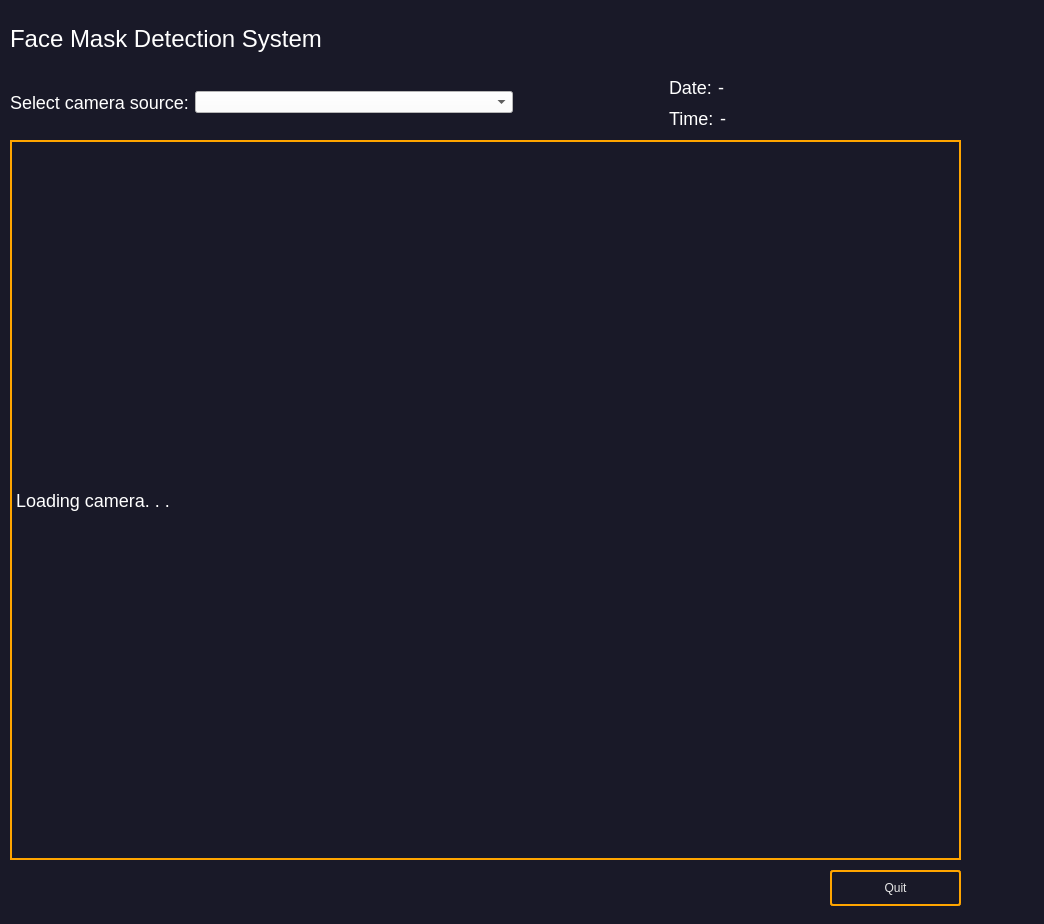
<?xml version="1.0" encoding="UTF-8"?>
<ui version="4.0">
 <class>Form</class>
 <widget class="QWidget" name="Form">
  <property name="geometry">
   <rect>
    <x>0</x>
    <y>0</y>
    <width>1044</width>
    <height>924</height>
   </rect>
  </property>
  <property name="windowTitle">
   <string>Form</string>
  </property>
  <property name="styleSheet">
   <string notr="true">background-color: rgb(25,25, 40);</string>
  </property>
  <widget class="QLabel" name="cameraLabel">
   <property name="geometry">
    <rect>
     <x>10</x>
     <y>140</y>
     <width>951</width>
     <height>720</height>
    </rect>
   </property>
   <property name="styleSheet">
    <string notr="true">color: white;
font-size:18px;
border: 2px solid orange;</string>
   </property>
   <property name="text">
    <string>Loading camera. . .</string>
   </property>
  </widget>
  <widget class="QPushButton" name="quitButton">
   <property name="geometry">
    <rect>
     <x>830</x>
     <y>870</y>
     <width>131</width>
     <height>36</height>
    </rect>
   </property>
   <property name="cursor">
    <cursorShape>PointingHandCursor</cursorShape>
   </property>
   <property name="styleSheet">
    <string notr="true">color: rgb(231, 231, 231);
font: 18px &quot;Verdana&quot;;
border: 2px solid orange;
padding: 5px;
border-radius: 3px;
opacity: 200;</string>
   </property>
   <property name="text">
    <string>Quit</string>
   </property>
  </widget>
  <widget class="QWidget" name="layoutWidget">
   <property name="geometry">
    <rect>
     <x>10</x>
     <y>10</y>
     <width>1161</width>
     <height>121</height>
    </rect>
   </property>
   <layout class="QVBoxLayout" name="verticalLayout_2">
    <item>
     <widget class="QLabel" name="label_2">
      <property name="styleSheet">
       <string notr="true">color: white;
font-size:24px;</string>
      </property>
      <property name="text">
       <string>Face Mask Detection System</string>
      </property>
     </widget>
    </item>
    <item>
     <layout class="QHBoxLayout" name="horizontalLayout_4">
      <item>
       <layout class="QHBoxLayout" name="horizontalLayout">
        <item>
         <widget class="QLabel" name="label">
          <property name="styleSheet">
           <string notr="true">color: white;
font-size:18px;</string>
          </property>
          <property name="text">
           <string>Select camera source:</string>
          </property>
         </widget>
        </item>
        <item>
         <widget class="QComboBox" name="cameraComboBox">
          <property name="sizePolicy">
           <sizepolicy hsizetype="Preferred" vsizetype="Fixed">
            <horstretch>1</horstretch>
            <verstretch>0</verstretch>
           </sizepolicy>
          </property>
          <property name="cursor">
           <cursorShape>PointingHandCursor</cursorShape>
          </property>
          <property name="styleSheet">
           <string notr="true">background-color: white;
</string>
          </property>
         </widget>
        </item>
       </layout>
      </item>
      <item>
       <spacer name="horizontalSpacer">
        <property name="orientation">
         <enum>Qt::Horizontal</enum>
        </property>
        <property name="sizeType">
         <enum>QSizePolicy::Fixed</enum>
        </property>
        <property name="sizeHint" stdset="0">
         <size>
          <width>150</width>
          <height>20</height>
         </size>
        </property>
       </spacer>
      </item>
      <item>
       <layout class="QVBoxLayout" name="verticalLayout">
        <item>
         <layout class="QHBoxLayout" name="horizontalLayout_2">
          <item>
           <widget class="QLabel" name="label_4">
            <property name="styleSheet">
             <string notr="true">color: white;
font-size:18px;</string>
            </property>
            <property name="text">
             <string>Date:</string>
            </property>
           </widget>
          </item>
          <item>
           <widget class="QLabel" name="dateLabel">
            <property name="sizePolicy">
             <sizepolicy hsizetype="Preferred" vsizetype="Preferred">
              <horstretch>1</horstretch>
              <verstretch>0</verstretch>
             </sizepolicy>
            </property>
            <property name="styleSheet">
             <string notr="true">color: white;
font-size:18px;</string>
            </property>
            <property name="text">
             <string>-</string>
            </property>
           </widget>
          </item>
         </layout>
        </item>
        <item>
         <layout class="QHBoxLayout" name="horizontalLayout_3">
          <item>
           <widget class="QLabel" name="label_5">
            <property name="styleSheet">
             <string notr="true">color: white;
font-size:18px;</string>
            </property>
            <property name="text">
             <string>Time:</string>
            </property>
           </widget>
          </item>
          <item>
           <widget class="QLabel" name="timeLabel">
            <property name="sizePolicy">
             <sizepolicy hsizetype="Preferred" vsizetype="Preferred">
              <horstretch>1</horstretch>
              <verstretch>0</verstretch>
             </sizepolicy>
            </property>
            <property name="styleSheet">
             <string notr="true">color: white;
font-size:18px;</string>
            </property>
            <property name="text">
             <string>-</string>
            </property>
           </widget>
          </item>
         </layout>
        </item>
       </layout>
      </item>
     </layout>
    </item>
   </layout>
  </widget>
 </widget>
 <resources/>
 <connections/>
</ui>
